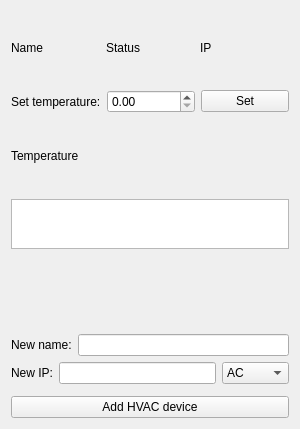
<?xml version="1.0" encoding="UTF-8"?>
<ui version="4.0">
 <class>HVACWidget</class>
 <widget class="QWidget" name="HVACWidget">
  <property name="geometry">
   <rect>
    <x>0</x>
    <y>0</y>
    <width>300</width>
    <height>429</height>
   </rect>
  </property>
  <property name="minimumSize">
   <size>
    <width>0</width>
    <height>0</height>
   </size>
  </property>
  <property name="maximumSize">
   <size>
    <width>16777215</width>
    <height>16777215</height>
   </size>
  </property>
  <property name="windowTitle">
   <string>Form</string>
  </property>
  <layout class="QGridLayout" name="gridLayout">
   <item row="0" column="0">
    <layout class="QVBoxLayout" name="verticalLayout">
     <property name="spacing">
      <number>6</number>
     </property>
     <item>
      <layout class="QHBoxLayout" name="horizontalLayout">
       <property name="sizeConstraint">
        <enum>QLayout::SizeConstraint::SetDefaultConstraint</enum>
       </property>
       <item>
        <widget class="QLabel" name="deviceNameLabel">
         <property name="text">
          <string>Name</string>
         </property>
        </widget>
       </item>
       <item>
        <widget class="QLabel" name="deviceStatusLabel">
         <property name="text">
          <string>Status</string>
         </property>
        </widget>
       </item>
       <item>
        <widget class="QLabel" name="deviceIpLabel">
         <property name="text">
          <string>IP</string>
         </property>
        </widget>
       </item>
      </layout>
     </item>
     <item>
      <layout class="QHBoxLayout" name="horizontalLayout_3">
       <item>
        <widget class="QLabel" name="label_3">
         <property name="text">
          <string>Set temperature:</string>
         </property>
        </widget>
       </item>
       <item>
        <widget class="QDoubleSpinBox" name="setTemperatureBox"/>
       </item>
       <item>
        <widget class="QPushButton" name="setTemperatureButton">
         <property name="text">
          <string>Set</string>
         </property>
        </widget>
       </item>
      </layout>
     </item>
     <item>
      <layout class="QHBoxLayout" name="horizontalLayout_4">
       <item>
        <widget class="QLabel" name="label_2">
         <property name="text">
          <string>Temperature</string>
         </property>
        </widget>
       </item>
       <item>
        <widget class="QLabel" name="temperatureLabel">
         <property name="text">
          <string/>
         </property>
        </widget>
       </item>
      </layout>
     </item>
     <item>
      <widget class="QListWidget" name="devicesHVAClistWidget">
       <property name="maximumSize">
        <size>
         <width>16777215</width>
         <height>50</height>
        </size>
       </property>
      </widget>
     </item>
     <item>
      <layout class="QHBoxLayout" name="horizontalLayout_5">
       <item>
        <widget class="QLabel" name="deviceNameFromListLabel">
         <property name="text">
          <string/>
         </property>
        </widget>
       </item>
       <item>
        <widget class="QLabel" name="deviceStatusFromListLabel">
         <property name="text">
          <string/>
         </property>
        </widget>
       </item>
       <item>
        <widget class="QLabel" name="deviceIpFromListLabel">
         <property name="text">
          <string/>
         </property>
        </widget>
       </item>
      </layout>
     </item>
     <item>
      <layout class="QVBoxLayout" name="verticalLayout_2">
       <item>
        <layout class="QHBoxLayout" name="horizontalLayout_2">
         <item>
          <widget class="QLabel" name="label_8">
           <property name="text">
            <string>New name:</string>
           </property>
          </widget>
         </item>
         <item>
          <widget class="QLineEdit" name="newDeviceNameLiEd"/>
         </item>
        </layout>
       </item>
       <item>
        <layout class="QHBoxLayout" name="horizontalLayout_6">
         <property name="bottomMargin">
          <number>6</number>
         </property>
         <item>
          <widget class="QLabel" name="label">
           <property name="text">
            <string>New IP:</string>
           </property>
          </widget>
         </item>
         <item>
          <widget class="QLineEdit" name="newDeviceIpLiEd"/>
         </item>
         <item>
          <widget class="QComboBox" name="newDeviceTypeCoBox">
           <item>
            <property name="text">
             <string>AC</string>
            </property>
           </item>
           <item>
            <property name="text">
             <string>Heater</string>
            </property>
           </item>
          </widget>
         </item>
        </layout>
       </item>
      </layout>
     </item>
     <item>
      <widget class="QPushButton" name="addHVACdeviceButton">
       <property name="text">
        <string>Add HVAC device</string>
       </property>
      </widget>
     </item>
    </layout>
   </item>
  </layout>
 </widget>
 <resources/>
 <connections/>
</ui>
